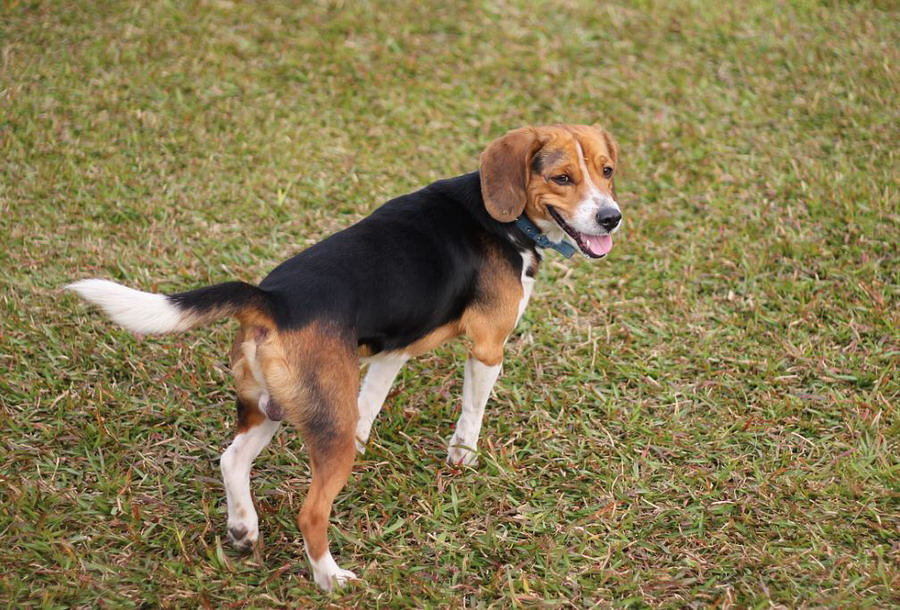
//> input picture samples/cpp/mao/1.jpg, 900 x 610 px
$ ./86_cornerHarris   (built with g++ and OpenCV 4)
//> lines starting //> are read from the running program, lines starting //| are printed output that depends on the picture; after the words box and inside, x2 and y2 are one past the last pixel; in counts of white or black regions, pixels touching at a corner belong together

#include <stdio.h>


//---------------------------------【頭文件、命名空間包含部分】----------------------------
//		描述：包含程式所使用的頭文件和命名空間
//------------------------------------------------------------------------------------------------
#include <opencv2/opencv.hpp>
#include "opencv2/highgui/highgui.hpp"
#include "opencv2/imgproc/imgproc.hpp"
using namespace cv;
using namespace std;


//-----------------------------------【巨集定義部分】--------------------------------------------
//  描述：定義一些輔助巨集
//------------------------------------------------------------------------------------------------
#define WINDOW_NAME1 "【程式視窗1】"        //為視窗標題定義的巨集
#define WINDOW_NAME2 "【程式視窗2】"        //為視窗標題定義的巨集

//-----------------------------------【全局變數宣告部分】--------------------------------------
//		描述：全局變數宣告
//-----------------------------------------------------------------------------------------------
Mat g_srcImage, g_srcImage1,g_grayImage;
int thresh = 30; //現在閾值
int max_thresh = 175; //最大閾值


//-----------------------------------【全局函數宣告部分】--------------------------------------
//		描述：全局函數宣告
//-----------------------------------------------------------------------------------------------
void on_CornerHarris( int, void* );//回調函數
static void ShowHelpText();

//-----------------------------------【main( )函數】--------------------------------------------
//		描述：控制臺應用程式的入口函數，我們的程式從這里開始執行
//-----------------------------------------------------------------------------------------------
int main( int argc, char** argv )
{
	//【0】改變console字體顏色
	system("color 3F");

	//【0】顯示說明文字
	ShowHelpText();

	//【1】載入原始圖並進行克隆儲存
	g_srcImage = imread( "/home/peter/opencv-2.4.11/samples/cpp/mao/1.jpg", 1 );
//> g_srcImage is the input picture: 610 rows x 900 cols, CV_8UC3; mean B, G, R 80.2, 122.2, 136.2
	if(!g_srcImage.data ) { printf("讀取圖形錯誤，請確定目錄下是否有imread函數指定的圖形存在~！ \n"); return false; }
	imshow("原始圖",g_srcImage);
	moveWindow("原始圖",100,100);
	g_srcImage1=g_srcImage.clone( );

	//【2】存留一張灰度圖
	cvtColor( g_srcImage1, g_grayImage, CV_BGR2GRAY );
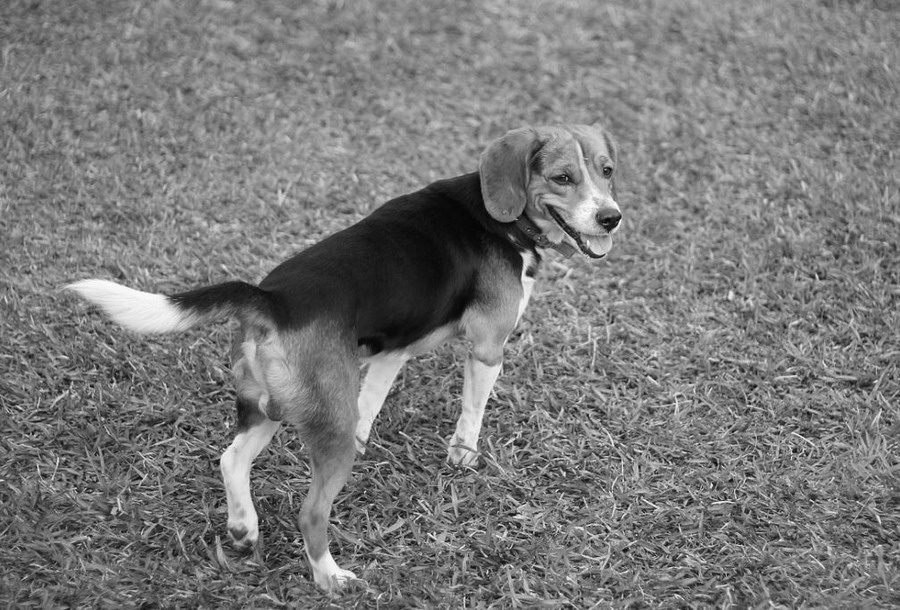
//> g_grayImage: 610 rows x 900 cols, CV_8UC1; min 3, max 254, mean 121.6

	//【3】建立視窗和捲軸
	namedWindow( WINDOW_NAME1, CV_WINDOW_AUTOSIZE );
	createTrackbar( "閾值: ", WINDOW_NAME1, &thresh, max_thresh, on_CornerHarris );

	//【4】使用一次回調函數，進行初始化
	on_CornerHarris( 0, 0 );

	waitKey(0);
	return(0);
}

//-----------------------------------【on_HoughLines( )函數】--------------------------------
//		描述：回調函數
//----------------------------------------------------------------------------------------------

void on_CornerHarris( int, void* )
{
	//---------------------------【1】定義一些局部變數-----------------------------
	Mat dstImage;//目標圖
	Mat normImage;//歸一化後的圖
	Mat scaledImage;//線性變換後的八位無表號整型的圖

	//---------------------------【2】初始化---------------------------------------
	//置零現在需要顯示的兩幅圖，即清除上一次使用此函數時他們的值
	dstImage = Mat::zeros( g_srcImage.size(), CV_32FC1 );
	g_srcImage1=g_srcImage.clone( );

	//---------------------------【3】正式檢測-------------------------------------
	//進行角點檢測
	cornerHarris( g_grayImage, dstImage, 2, 3, 0.04, BORDER_DEFAULT );
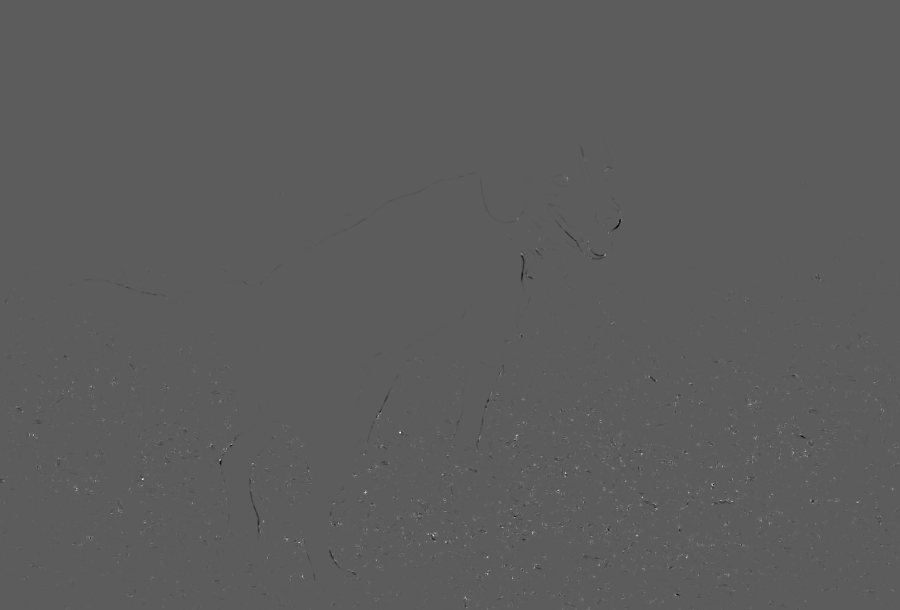
//> dstImage: 610 rows x 900 cols, CV_32FC1; min -0.00651, max 0.0115, mean 1.49e-05; drawn with min black and max white

	// 歸一化與轉換
	normalize( dstImage, normImage, 0, 255, NORM_MINMAX, CV_32FC1, Mat() );
	convertScaleAbs( normImage, scaledImage );//將歸一化後的圖線性變換成8位無表號整型

	//---------------------------【4】進行繪製-------------------------------------
	// 將檢測到的，且表合閾值條件的角點繪製出來
	for( int j = 0; j < normImage.rows ; j++ )
	{ for( int i = 0; i < normImage.cols; i++ )
	{
		if( (int) normImage.at<float>(j,i) > thresh+80 )
		{
			circle( g_srcImage1, Point( i, j ), 5,  Scalar(10,10,255), 2, 8, 0 );
			circle( scaledImage, Point( i, j ), 5,  Scalar(0,10,255), 2, 8, 0 );
		}
	}
	}
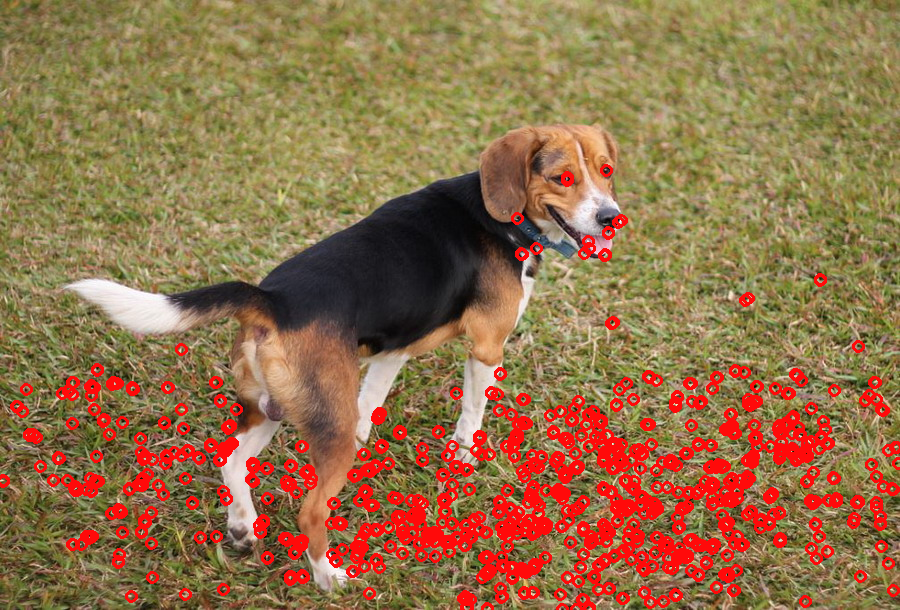
//> g_srcImage1: 610 rows x 900 cols, CV_8UC3; 9.55% of pixels changed, all inside (x1, y1, x2, y2) = (0, 164, 900, 610)
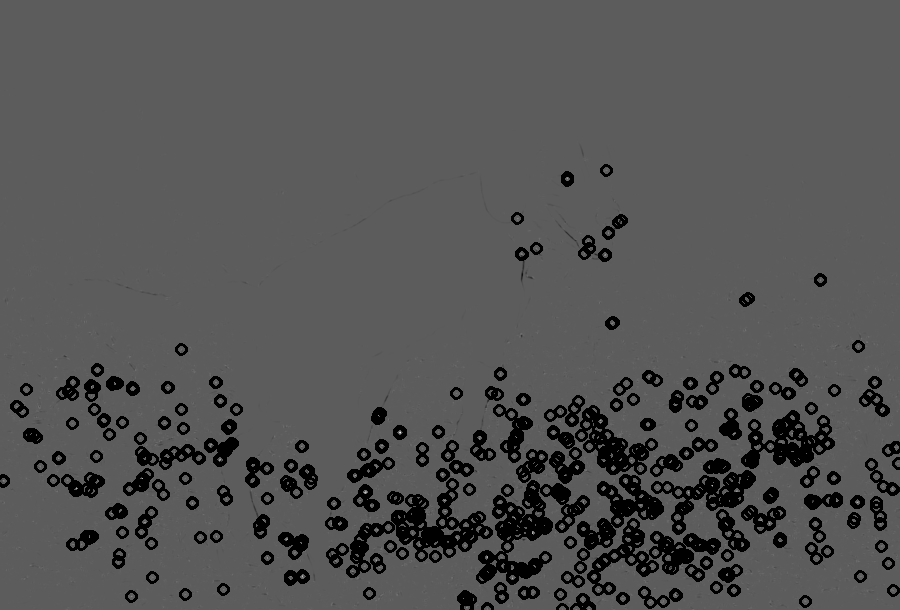
//> scaledImage: 610 rows x 900 cols, CV_8UC1; min 0, max 255, mean 83.4
	//---------------------------【4】顯示最終效果---------------------------------
	imshow( WINDOW_NAME1, g_srcImage1 );
	moveWindow( WINDOW_NAME1, 1000,100 );

	imshow( WINDOW_NAME2, scaledImage );
	moveWindow( WINDOW_NAME2, 500,500 );
	moveWindow( WINDOW_NAME2, 500,500 );

}

//-----------------------------------【ShowHelpText( )函數】----------------------------------
//		描述：輸出一些說明訊息
//----------------------------------------------------------------------------------------------
//static void ShowHelpText()
void ShowHelpText()
{
	//輸出歡迎訊息和OpenCV版本
	printf("\n\n\t\t\t非常感謝購買《OpenCV3程式設計入門》一書！\n");
	printf("\n\n\t\t\t此為本書OpenCV2版的第86個配套範例程式\n");
	printf("\n\n\t\t\t   現在使用的OpenCV版本為：" CV_VERSION );
	printf("\n\n  ----------------------------------------------------------------------------\n");
	//輸出一些說明訊息
	printf("\n\n\n\t【歡迎來到Harris角點檢測範例程式~】\n\n");
	printf("\n\t請調整捲軸觀察圖像效果~\n\n");
}
